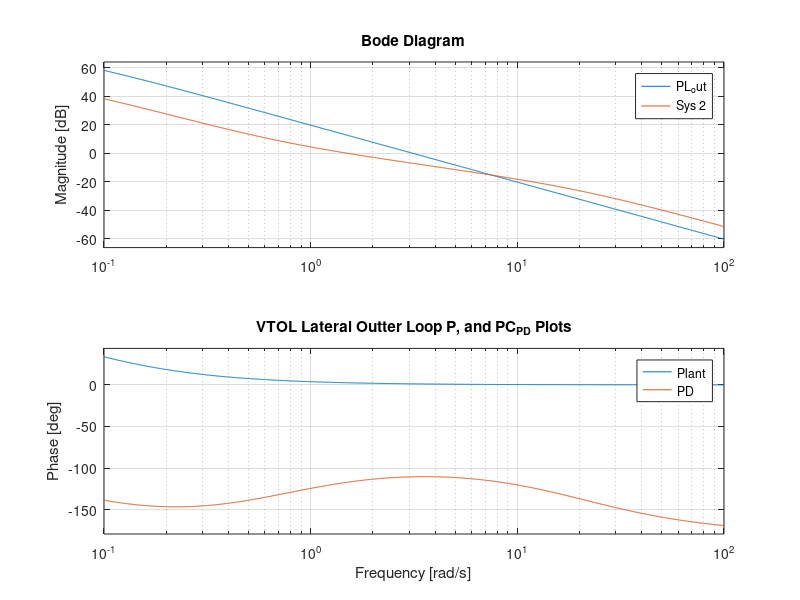

MATLAB code for this plot:
clear all

% actual system parameters
AP.mc = 1.0;  % kg
AP.mr = 0.25;     % kg
AP.ml = AP.mr; % kg
AP.Jc = 0.0042; %kg m^2
AP.d = 0.3; % m
AP.mu = 0.1; % kg/s
AP.g = 9.81; % m/s^2

% initial conditions
AP.z0 = 0;
AP.zdot0 = 0;
AP.h0 = 0;
AP.hdot0 = 0;
AP.theta0 = 0;
AP.thetadot0 = 0;

% assumed system paramters used for design
P.mc = 1*AP.mc;  % kg
P.mr = 1.0*AP.mr;     % kg
P.ml = P.mr; % kg
P.Jc = 1*AP.Jc; %kg m^2
P.d = 1.0*AP.d; % m
P.mu = 1*AP.mu; % kg/s
P.g = 9.81; % m/s^2

% saturation limits for each rotor
P.fmax = 10;

% sample rate for controller
P.Ts = 0.01;

% dirty derivative gain for differentiator
P.tau = 0.05;

% mixing matrix
P.mixing = inv([1, 1; P.d, -P.d]);

% equilibrium force and constraints
P.Fe = (P.mc+2*P.mr)*P.g;
P.Ftildemax = 2*P.fmax - P.Fe;
P.taumax = (P.fmax-P.Fe/2)/P.d;

% design equations for longitudinal control
A_h    = 10;
zeta_h = 0.707;
P.kp_h = P.Ftildemax/A_h;
wn_h   = sqrt(P.kp_h/(P.mc+2*P.mr));
P.kd_h = 2*zeta_h*wn_h*(P.mc+2*P.mr);

P.ki_h = 0.5

% design equations for lateral control
% PD design for lateral inner loop
b0       = 1/(P.Jc+2*P.mr*P.d^2);
A_th     = 1;
zeta_th  = 0.707;
P.kp_th  = P.taumax/A_th;
wn_th    = sqrt(b0*P.kp_th);
P.kd_th  = 2*zeta_th*wn_th/b0;

% DC gain for lateral inner loop
k_DC_th = 1;

%PD design for lateral outer loop
b1       = -P.Fe/(P.mc+2*P.mr);
a1       = P.mu/(P.mc+2*P.mr);
A_z      = 10;
zeta_z   = 0.707;
P.kp_z   = -A_th/A_z;
wn_z     = sqrt(b1*P.kp_z);
P.kd_z   = (2*zeta_z*wn_z-a1)/b1;

P.ki_z   = 0;

b0 = 1/(P.mc+2*P.mr);
b0_in = 1/(P.Jc+2*P.mr*P.d^2);
b0_out = (-P.Fe/(P.mc+2*P.mr));
a1 = P.mu/(P.mc+2*P.mr);

C_pd = tf([(P.kd_z+P.kp_z*P.tau),P.kp_z],[P.tau,1])
C_pid = tf([(P.kd_h+P.kp_h*P.tau),(P.kp_h+P.ki_h*P.tau),P.ki_h],[P.tau,1,0])

Ph = tf([b0],[1 0 0]);
PL_in = tf([b0_in],[1 0 0])
PL_out = tf([b0_out],[1 a1 0])
figure(1), clf, bode(PL_out, PL_out*C_pd,{.1,100}), title('VTOL Lateral Outter Loop P, and PC_P_D Plots'),legend('Plant','PD')

